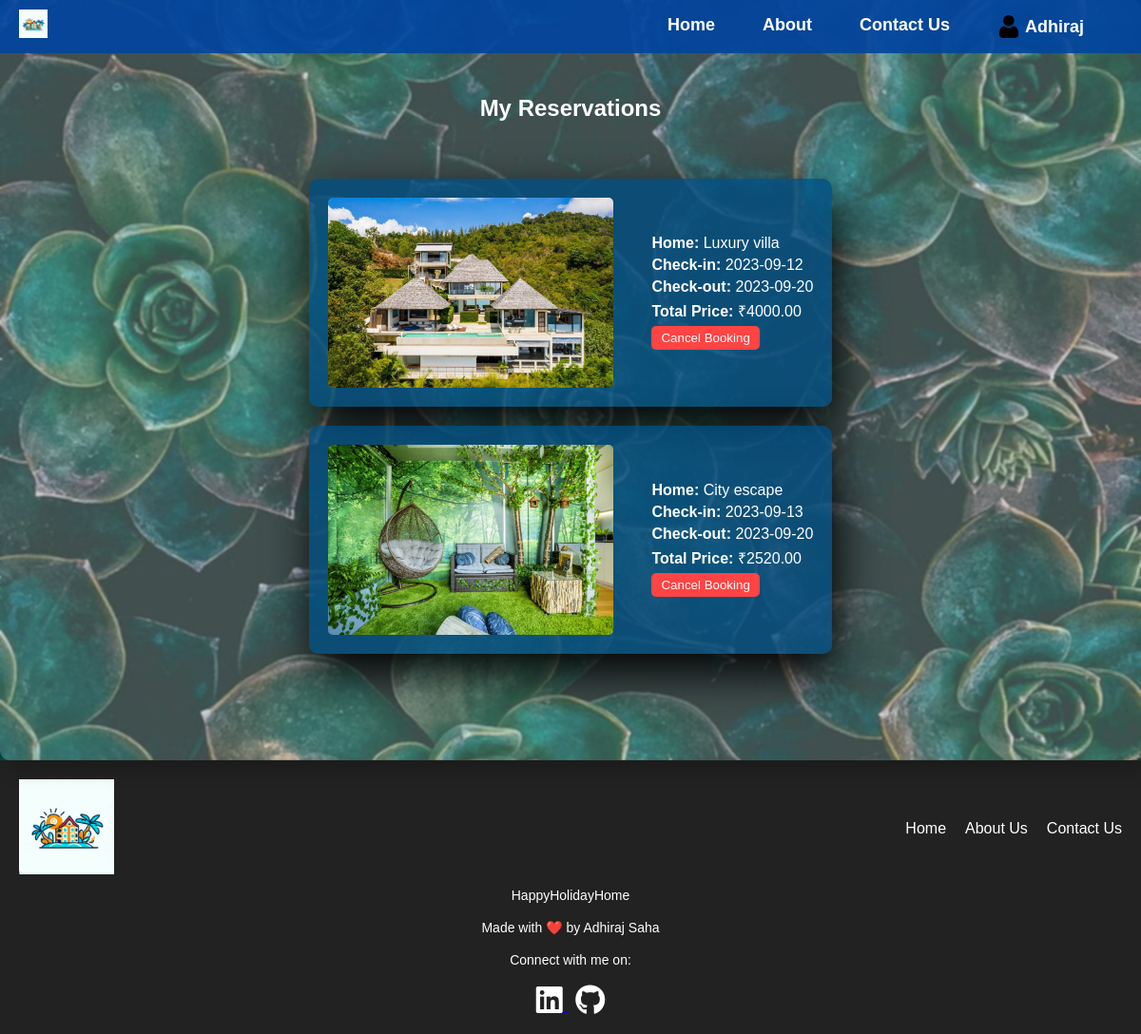
Page /reservations.php (signed in) on the earlier database version.
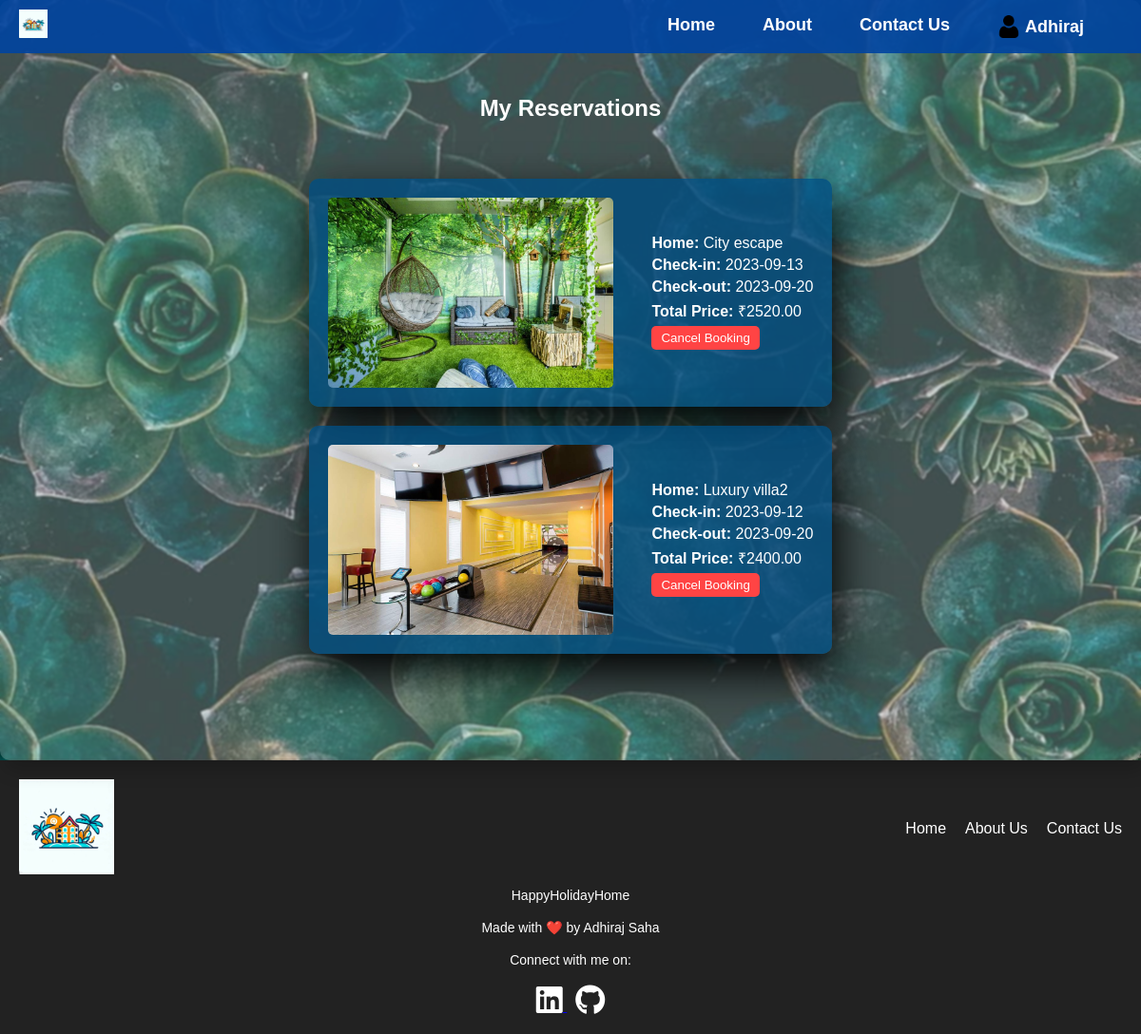
Same page on the later database version.
### tables this page shows
CREATE TABLE `reservations` (
  `reservation_id` int(11) NOT NULL,
  `user_id` int(255) NOT NULL,
  `home_id` int(255) NOT NULL,
  `check_in_date` date NOT NULL,
  `check_out_date` date NOT NULL,
  `total_price` decimal(10,2) NOT NULL
);

CREATE TABLE `holiday_homes` (
  `home_id` int(255) NOT NULL,
  `name` varchar(255) NOT NULL,
  `location` varchar(255) NOT NULL,
  `availability_start` date DEFAULT NULL,
  `availability_end` date DEFAULT NULL,
  `description` text NOT NULL,
  `rating` decimal(10,1) NOT NULL,
  `image_path` varchar(255) NOT NULL,
  `price` decimal(10,2) NOT NULL
);

### reservations.php (the view, shortened to what this page needs)
<?php
include("inc/db.php");
$userId = $_SESSION['user_id'];
$query = "SELECT reservations.*, holiday_homes.name, holiday_homes.image_path
          FROM reservations
          INNER JOIN holiday_homes ON reservations.home_id = holiday_homes.home_id
          WHERE reservations.user_id = $userId";
$result = $con->query($query);
$reservations = array();
if ($result && $result->num_rows > 0) {
    while ($row = $result->fetch_assoc()) {
        $reservations[] = $row;
    }
}
?>
<!DOCTYPE html>
<html lang="en">
<head>
    <link rel="stylesheet" href="https://cdnjs.cloudflare.com/ajax/libs/font-awesome/6.0.0-beta3/css/all.min.css">
    <link rel="stylesheet" href="assets/css/reservation.css">
    <link rel="stylesheet" href="assets/css/header.css">
    <link rel="stylesheet" href="assets/css/footer.css">
    <link rel="stylesheet" href="assets/css/responsive.css">
</head>
<body>
    <?php include("inc/header.php"); ?>
    <div class="container">
    <h1 style="margin-top: 50px;">My Reservations</h1>
    <?php
    if (!empty($reservations)) {
        echo "<ul class='reservation-list'>";
        foreach ($reservations as $reservation) {
            echo "<li class='reservation-item'>";
            echo "<img src='{$reservation['image_path']}' alt='{$reservation['name']}' class='home-image'>";
            echo "<div class='reservation-details'>";
            echo "<p><strong>Home:</strong> {$reservation['name']}</p>";
            echo "<p><strong>Check-in:</strong> {$reservation['check_in_date']}</p>";
            echo "<p><strong>Check-out:</strong> {$reservation['check_out_date']}</p>";
            echo "<p><strong>Total Price:</strong> ₹{$reservation['total_price']}</p>";
            echo "<form method='post' action='cancel_booking.php'>";
            echo "<button type='submit' class='cancel-button' name='cancel_booking'>Cancel Booking</button>";
            echo "</form>";
            echo "</div>";
            echo "</li>";
        }
        echo "</ul>";
    } else {
        echo "<p>No reservations found.</p>";
    }
    ?>
</div>
    <?php include("inc/footer.php"); ?>
</body>
</html>

### inc/header.php (shortened to what this page needs)
<header>
    <nav class="navbar">
        <div class="logo">
            <a href="index.php">
                <img src="assets/img/logo.jpg" alt="Logo" style="width: 30px; height: auto;">
            </a>
        </div>
        <ul class="nav-links">
            <?php if (isset($_SESSION['loggedin']) && $_SESSION['loggedin']) : ?>
                <li><a href="index.php">Home</a></li>
                <li><a href="about.php">About</a></li>
                <li><a href="contact.php">Contact Us</a></li>
                <li class="dropdown">
                    <span class="profile-info">
                        <img src="assets/img/user.png" alt="Profile Icon" class="profile-icon">
                        <?php echo $_SESSION['name']; ?>
                    </span>
                </li>
            <?php endif; ?>
        </ul>
    </nav>
</header>

### inc/footer.php (shortened to what this page needs)
<footer class="footer">
    <div class="footer-content">
        <a href="index.php">
            <img src="assets/img/logo.jpg" alt="Logo" style="width: 100px; height: auto;">
        </a>
        <div class="footer-links">
            <a href="index.php">Home</a>
            <a href="about.php">About Us</a>
            <a href="contact.php">Contact Us</a>
        </div>
    </div>
    <div class="footer-info">
    <p>HappyHolidayHome</p>
    <br>
    <p>Made with ❤️ by Adhiraj Saha</p>
    <br>
    <p>Connect with me on:</p>
    <br>
    <a href="https://www.linkedin.com/in/adhirajsaha" target="_blank" rel="noopener noreferrer">
        <i class="fa-brands fa-2x fa-linkedin" style="color: #ffffff;"></i>
    </a>
    <a href="https://github.com/adhirajcs" target="_blank" rel="noopener noreferrer">
        <i class="fa-brands fa-2x fa-github" style="color: #ffffff;"></i>
    </a>
</div>
</footer>

### assets/css/reservation.css (style rules this page uses)
* { margin: 0; padding: 0; box-sizing: border-box; }
body { font-family: Arial, sans-serif; margin: 0; background: url('../img/search-bg.jpg') center/cover no-repeat; color: white; background-size: cover; position: relative; }
.container { display: flex; flex-direction: column; align-items: center; min-height: 100vh; padding: 50px; text-align: center; border-radius: 10px; margin: 0 auto; background: rgba(255, 255, 255, 0.2); box-shadow: 5px 10px 20px rgba(0, 0, 0, 0.2); backdrop-filter: blur(1px); }
h1 { font-size: 1.5em; margin-bottom: 20px; }
.reservation-list { list-style: none; padding: 0; margin-top: 20px; }
.reservation-item { display: flex; align-items: center; width: 100%; max-width: 1000px; margin: 20px auto; padding: 20px; background: rgba(0, 77, 128, 0.8); border-radius: 10px; box-shadow: 5px 20px 50px #000; }
.home-image { max-width: 60%; max-height: 200px; width: auto; border-radius: 5px; margin-right: 20px; }
.reservation-details { flex: 1; text-align: left; color: white; margin-left: 20px; }
.reservation-details p { margin-bottom: 5px; }
.cancel-button { background-color: #ff4444; color: white; border: none; padding: 5px 10px; border-radius: 5px; cursor: pointer; transition: background-color 0.3s; }

### assets/css/header.css (style rules this page uses)
.navbar { display: flex; justify-content: space-between; align-items: center; background-color: rgba(0, 68, 160, 0.9); padding: 10px 20px; position: fixed; width: 100%; top: 0; z-index: 1000; transition: all 0.3s; }
.logo { color: white; font-size: 24px; font-weight: bold; }
.nav-links { list-style: none; display: flex; gap: 20px; }
.nav-links a { text-decoration: none; color: white; font-weight: bold; font-size: 18px; transition: color 0.3s; }
.nav-links li.dropdown { position: relative; }
.profile-info { display: flex; align-items: center; color: #ffffff; font-size: 18px; font-weight: bold; cursor: pointer; }
.profile-icon { width: 24px; height: 24px; margin-right: 5px; }
.nav-links li { margin-right: 30px; }
.nav-links li:last-child { margin-right: 40px; }

### assets/css/footer.css (style rules this page uses)
.footer { background-color: #222; color: white; padding: 20px 0; }
.footer-content { display: flex; justify-content: space-between; align-items: center; max-width: 1200px; margin: 0 auto; padding: 0 20px; }
.footer-links { display: flex; gap: 20px; }
.footer-links a { text-decoration: none; color: white; transition: color 0.3s; }
.footer-info { text-align: center; margin-top: 10px; }
.footer-info p { font-size: 14px; }

Differences in the rows shown:
removed reservations: home.image_path (picture), home.name "Luxury villa", check_in_date "2023-09-12", check_out_date "2023-09-20", total_price "4000.00"
added reservations: home.image_path (picture), home.name "Luxury villa2", check_in_date "2023-09-12", check_out_date "2023-09-20", total_price "2400.00"
